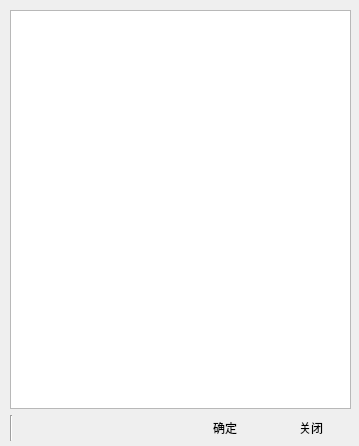
<?xml version="1.0" encoding="UTF-8"?>
<ui version="4.0">
 <class>SelectSpriteWindow</class>
 <widget class="QWidget" name="SelectSpriteWindow">
  <property name="geometry">
   <rect>
    <x>0</x>
    <y>0</y>
    <width>359</width>
    <height>446</height>
   </rect>
  </property>
  <property name="windowTitle">
   <string>选择动画资源</string>
  </property>
  <property name="windowIcon">
   <iconset resource="orion2.qrc">
    <normaloff>:/images/unique32.png</normaloff>:/images/unique32.png</iconset>
  </property>
  <widget class="QWidget" name="layoutWidget">
   <property name="geometry">
    <rect>
     <x>10</x>
     <y>10</y>
     <width>341</width>
     <height>431</height>
    </rect>
   </property>
   <layout class="QVBoxLayout" name="verticalLayout">
    <item>
     <widget class="SpriteTreeWidget" name="treeWidget">
      <attribute name="headerVisible">
       <bool>false</bool>
      </attribute>
      <column>
       <property name="text">
        <string notr="true">1</string>
       </property>
      </column>
     </widget>
    </item>
    <item>
     <layout class="QHBoxLayout" name="horizontalLayout_2">
      <item>
       <widget class="Line" name="line">
        <property name="orientation">
         <enum>Qt::Vertical</enum>
        </property>
       </widget>
      </item>
      <item>
       <spacer name="horizontalSpacer_2">
        <property name="orientation">
         <enum>Qt::Horizontal</enum>
        </property>
        <property name="sizeHint" stdset="0">
         <size>
          <width>40</width>
          <height>20</height>
         </size>
        </property>
       </spacer>
      </item>
      <item>
       <widget class="QPushButton" name="savepushButton">
        <property name="text">
         <string>确定</string>
        </property>
        <property name="icon">
         <iconset resource="orion2.qrc">
          <normaloff>:/images/ok.png</normaloff>:/images/ok.png</iconset>
        </property>
        <property name="iconSize">
         <size>
          <width>32</width>
          <height>32</height>
         </size>
        </property>
        <property name="flat">
         <bool>true</bool>
        </property>
       </widget>
      </item>
      <item>
       <widget class="QPushButton" name="cancelpushButton">
        <property name="text">
         <string>关闭</string>
        </property>
        <property name="icon">
         <iconset resource="orion2.qrc">
          <normaloff>:/images/cancel.png</normaloff>:/images/cancel.png</iconset>
        </property>
        <property name="iconSize">
         <size>
          <width>32</width>
          <height>32</height>
         </size>
        </property>
        <property name="flat">
         <bool>true</bool>
        </property>
       </widget>
      </item>
     </layout>
    </item>
   </layout>
  </widget>
 </widget>
 <customwidgets>
  <customwidget>
   <class>SpriteTreeWidget</class>
   <extends>QTreeWidget</extends>
   <header>spritetreewidget.h</header>
  </customwidget>
 </customwidgets>
 <resources>
  <include location="orion2.qrc"/>
 </resources>
 <connections/>
</ui>
